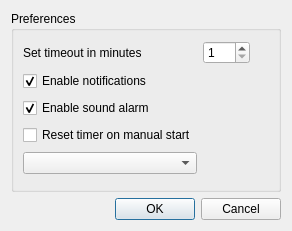
<?xml version="1.0" encoding="UTF-8"?>
<ui version="4.0">
 <class>Dialog</class>
 <widget class="QDialog" name="Dialog">
  <property name="windowModality">
   <enum>Qt::NonModal</enum>
  </property>
  <property name="geometry">
   <rect>
    <x>0</x>
    <y>0</y>
    <width>292</width>
    <height>231</height>
   </rect>
  </property>
  <property name="windowTitle">
   <string notr="true">Dialog</string>
  </property>
  <layout class="QGridLayout" name="gridLayout">
   <item row="0" column="0">
    <widget class="QGroupBox" name="groupBox">
     <property name="autoFillBackground">
      <bool>false</bool>
     </property>
     <property name="title">
      <string>Preferences</string>
     </property>
     <property name="flat">
      <bool>false</bool>
     </property>
     <layout class="QGridLayout" name="gridLayout_2">
      <item row="1" column="0">
       <widget class="QCheckBox" name="checkNotify">
        <property name="text">
         <string>Enable notifications</string>
        </property>
        <property name="checked">
         <bool>true</bool>
        </property>
       </widget>
      </item>
      <item row="2" column="0">
       <widget class="QCheckBox" name="checkSound">
        <property name="text">
         <string>Enable sound alarm</string>
        </property>
        <property name="checked">
         <bool>true</bool>
        </property>
       </widget>
      </item>
      <item row="0" column="1">
       <widget class="QSpinBox" name="spinBox">
        <property name="minimum">
         <number>1</number>
        </property>
        <property name="maximum">
         <number>120</number>
        </property>
       </widget>
      </item>
      <item row="0" column="2">
       <spacer name="horizontalSpacer">
        <property name="orientation">
         <enum>Qt::Horizontal</enum>
        </property>
        <property name="sizeHint" stdset="0">
         <size>
          <width>40</width>
          <height>20</height>
         </size>
        </property>
       </spacer>
      </item>
      <item row="0" column="0">
       <widget class="QLabel" name="label">
        <property name="text">
         <string>Set timeout in minutes</string>
        </property>
       </widget>
      </item>
      <item row="3" column="0">
       <widget class="QCheckBox" name="checkReset">
        <property name="text">
         <string>Reset timer on manual start</string>
        </property>
       </widget>
      </item>
      <item row="4" column="0">
       <widget class="QComboBox" name="comboLang"/>
      </item>
      <item row="4" column="1" colspan="2">
       <spacer name="horizontalSpacer_2">
        <property name="orientation">
         <enum>Qt::Horizontal</enum>
        </property>
        <property name="sizeHint" stdset="0">
         <size>
          <width>40</width>
          <height>20</height>
         </size>
        </property>
       </spacer>
      </item>
     </layout>
    </widget>
   </item>
   <item row="1" column="0">
    <widget class="QDialogButtonBox" name="buttonBox">
     <property name="orientation">
      <enum>Qt::Horizontal</enum>
     </property>
     <property name="standardButtons">
      <set>QDialogButtonBox::Cancel|QDialogButtonBox::Ok</set>
     </property>
    </widget>
   </item>
  </layout>
 </widget>
 <resources/>
 <connections>
  <connection>
   <sender>buttonBox</sender>
   <signal>accepted()</signal>
   <receiver>Dialog</receiver>
   <slot>accept()</slot>
   <hints>
    <hint type="sourcelabel">
     <x>248</x>
     <y>254</y>
    </hint>
    <hint type="destinationlabel">
     <x>157</x>
     <y>274</y>
    </hint>
   </hints>
  </connection>
  <connection>
   <sender>buttonBox</sender>
   <signal>rejected()</signal>
   <receiver>Dialog</receiver>
   <slot>reject()</slot>
   <hints>
    <hint type="sourcelabel">
     <x>316</x>
     <y>260</y>
    </hint>
    <hint type="destinationlabel">
     <x>286</x>
     <y>274</y>
    </hint>
   </hints>
  </connection>
 </connections>
</ui>
